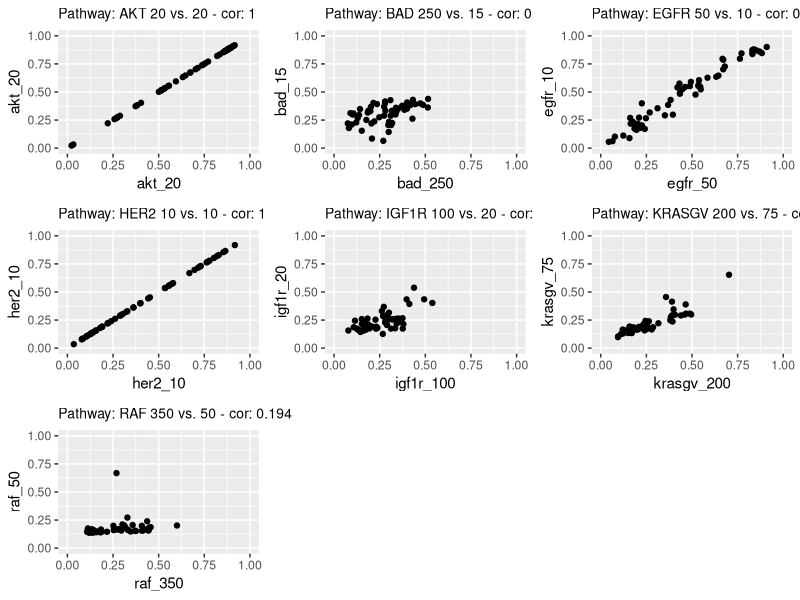
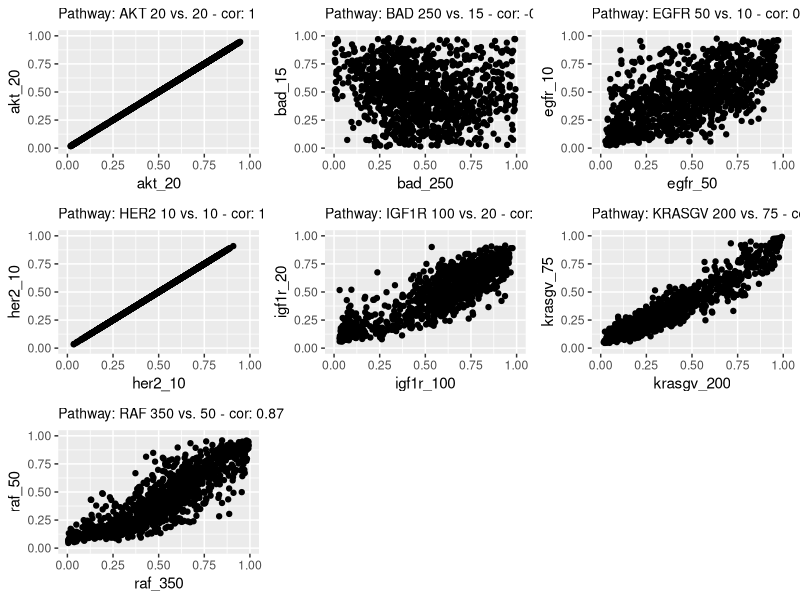
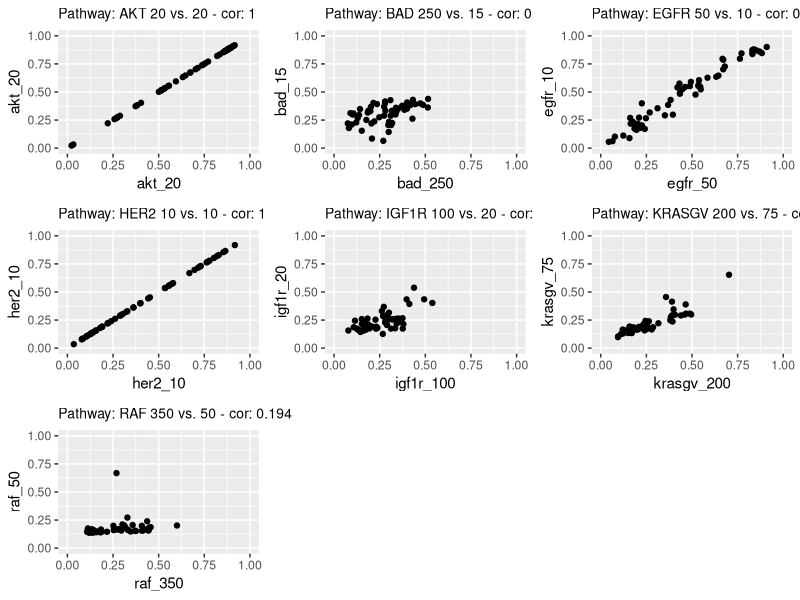
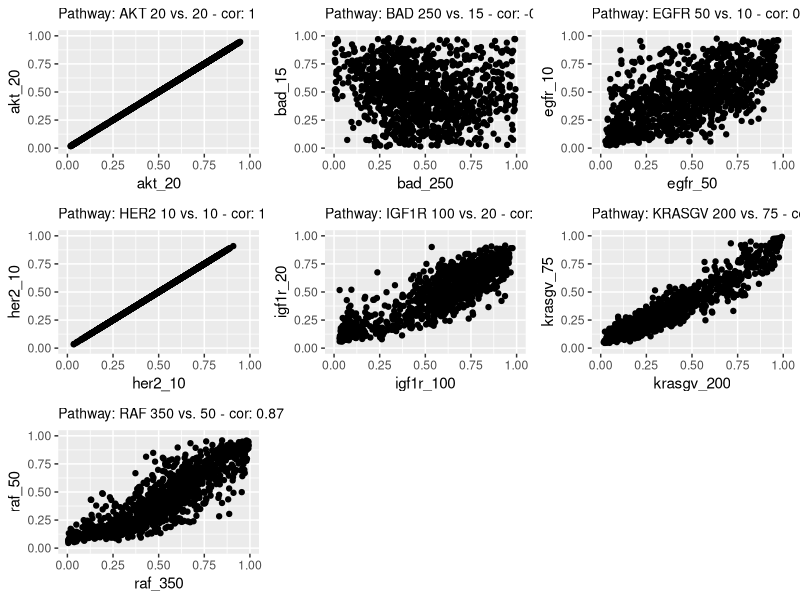

These figures' R source, in order:
## ---- chunk 1
library(ggplot2)
library(reshape2)
library(dplyr)
library(gridExtra)

icbp_predictions <- read.table("../data/20161213_reanalysis_with_new_EGFR_icbp.predictions.txt", sep="\t", header=T)
tcga_predictions <- read.table("../data/20161213_reanalysis_with_new_EGFR_tcga.predictions.txt", sep="\t", header=T)

colnames(icbp_predictions) <- colnames(icbp_predictions) %>% strsplit("_") %>% lapply(function(x) paste(x[1],x[2], sep="_")) %>% unlist
colnames(tcga_predictions) <- colnames(tcga_predictions) %>% strsplit("_") %>% lapply(function(x) paste(x[1],x[2], sep="_")) %>% unlist
icbp_predictions$Sample <- rownames(icbp_predictions)
tcga_predictions$Sample <- rownames(tcga_predictions)
icbp_predictions_m <- melt(icbp_predictions)
tcga_predictions_m <- melt(tcga_predictions)
## ---- chunk 2
get_path_cor <- function(indata, optimized, coly){
  corres <- as.numeric(cor.test(indata[,optimized], indata[,coly])$estimate)
  return(corres)
}

create_correlation_plot <- function(indata, optimized, coly){
  pathway <- toupper(unlist(strsplit(optimized, "_"))[1])
  optnum <-  unlist(strsplit(optimized, "_"))[2]
  compnum <- unlist(strsplit(coly, "_"))[2]
  corres <- as.numeric(cor.test(indata[,optimized], indata[,coly])$estimate)
  plot <- ggplot(indata, aes_string(x=optimized, y=coly)) +
    geom_point() + xlim(c(0,1)) + ylim(c(0,1)) + ggtitle(paste0("Pathway: ",pathway," ",optnum," vs. ", compnum," - cor: ", round(corres,3))) + 
    theme(plot.title = element_text(size = 10))
  return(plot)
}

torun <- c("akt_20", "bad_15", "egfr_10", "her2_10", "igf1r_20", "krasgv_75", "raf_50")
pathcors <- c(get_path_cor(icbp_predictions, "akt_20", torun[1]),
              get_path_cor(icbp_predictions, "bad_250", torun[2]),
              get_path_cor(icbp_predictions, "egfr_50", torun[3]),
              get_path_cor(icbp_predictions, "her2_10", torun[4]),
              get_path_cor(icbp_predictions, "igf1r_100", torun[5]),
              get_path_cor(icbp_predictions, "krasgv_200", torun[6]),
              get_path_cor(icbp_predictions, "raf_350", torun[7]))
corbardata <- data.frame(Sample=factor(torun, levels = torun), Cor=pathcors)
resultplots <- list(create_correlation_plot(icbp_predictions, "akt_20", torun[1]),
                 create_correlation_plot(icbp_predictions, "bad_250", torun[2]),
                 create_correlation_plot(icbp_predictions, "egfr_50", torun[3]),
                 create_correlation_plot(icbp_predictions, "her2_10", torun[4]),
                 create_correlation_plot(icbp_predictions, "igf1r_100", torun[5]),
                 create_correlation_plot(icbp_predictions, "krasgv_200", torun[6]),
                 create_correlation_plot(icbp_predictions, "raf_350", torun[7]))
do.call(grid.arrange, resultplots)
pdf("figure_S1a_icbp.pdf", width = 10, height = 7)
do.call(grid.arrange, resultplots)
dev.off()
## ---- chunk 3
pathcors <- c(get_path_cor(tcga_predictions, "akt_20", torun[1]),
              get_path_cor(tcga_predictions, "bad_250", torun[2]),
              get_path_cor(tcga_predictions, "egfr_50", torun[3]),
              get_path_cor(tcga_predictions, "her2_10", torun[4]),
              get_path_cor(tcga_predictions, "igf1r_100", torun[5]),
              get_path_cor(tcga_predictions, "krasgv_200", torun[6]),
              get_path_cor(tcga_predictions, "raf_350", torun[7]))
corbardata <- data.frame(Sample=factor(torun, levels = torun), Cor=pathcors)
resultplots <- list(create_correlation_plot(tcga_predictions, "akt_20", torun[1]),
                 create_correlation_plot(tcga_predictions, "bad_250", torun[2]),
                 create_correlation_plot(tcga_predictions, "egfr_50", torun[3]),
                 create_correlation_plot(tcga_predictions, "her2_10", torun[4]),
                 create_correlation_plot(tcga_predictions, "igf1r_100", torun[5]),
                 create_correlation_plot(tcga_predictions, "krasgv_200", torun[6]),
                 create_correlation_plot(tcga_predictions, "raf_350", torun[7]))
do.call(grid.arrange, resultplots)
pdf("figure_S1b_tcga.pdf", width = 10, height = 7)
do.call(grid.arrange, resultplots)
dev.off()
